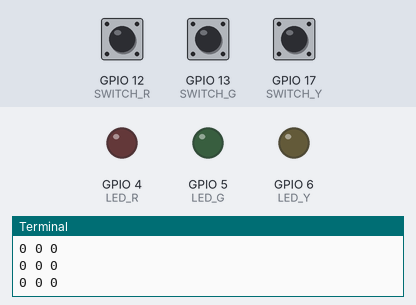
Recording of a program running on a simulated Raspberry Pi (BCM pin numbers). Shown: output pins drawn as LEDs (lit = HIGH), the last lines printed to the terminal. The test bench sets the inputs (shaded band); at power-on: GPIO 12 (SWITCH_R) LOW, GPIO 13 (SWITCH_G) LOW, GPIO 17 (SWITCH_Y) LOW.

Above: at 1.2 s.
1.3 s: GPIO 12 (SWITCH_R) pulled HIGH for 0.15 s
At 1.4 s:
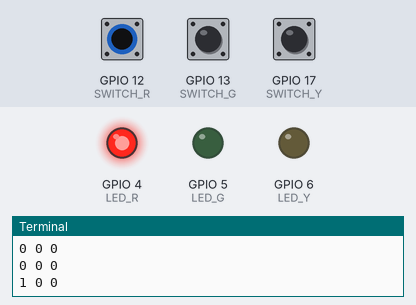
3.0 s: GPIO 13 (SWITCH_G) pulled HIGH for 0.15 s
At 3.1 s:
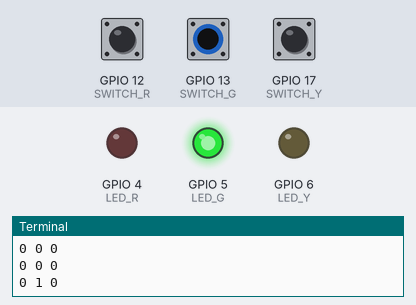
4.7 s: GPIO 17 (SWITCH_Y) pulled HIGH for 0.15 s
At 4.8 s:
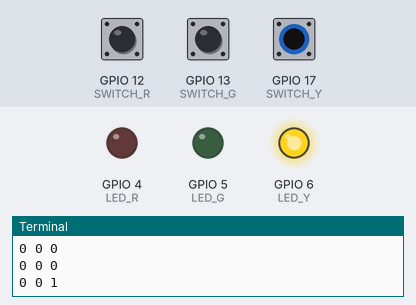
6.4 s: GPIO 17 (SWITCH_Y) pulled HIGH for 3.2 s
At 10.6 s:
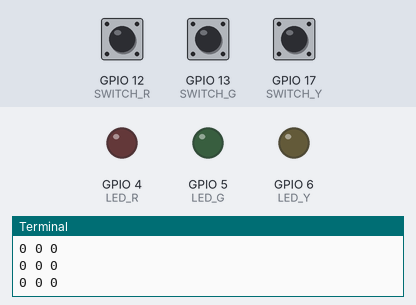
11.1 s: GPIO 12 (SWITCH_R) pulled HIGH for 3.2 s
At 11.8 s:
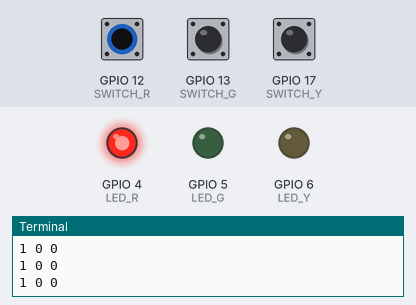
15.8 s: GPIO 12 (SWITCH_R) driven HIGH and GPIO 13 (SWITCH_G) driven HIGH
At 16.8 s:
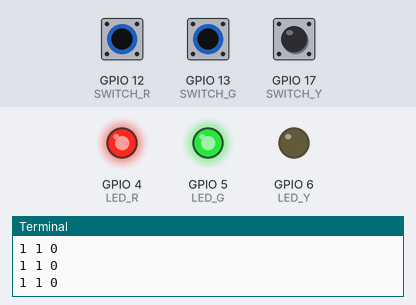
Timing chart, 0 to 18.3 s (numbered marks = the images above; inputs shaded):
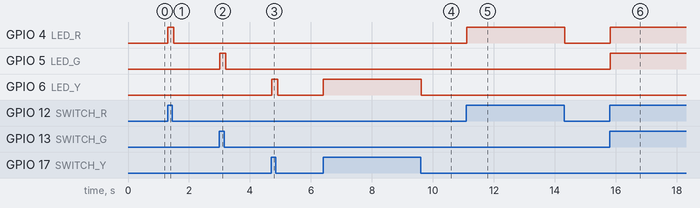

Measured:
- after the input at 1.3 s, GPIO 4 (LED_R): LOW → HIGH at once, → LOW 0.20 s later
- after the input at 3.0 s, GPIO 5 (LED_G): LOW → HIGH at once, → LOW 0.20 s later
- after the input at 4.7 s, GPIO 6 (LED_Y): LOW → HIGH at once, → LOW 0.20 s later
- after the input at 6.4 s, GPIO 6 (LED_Y): LOW → HIGH at once, → LOW 3.2 s later
- after the input at 11.1 s, GPIO 4 (LED_R): LOW → HIGH at once, → LOW 3.2 s later
- after the input at 15.8 s, GPIO 4 (LED_R), GPIO 5 (LED_G): LOW → HIGH at once

The program:

switch_led_three.py
```python
import RPi.GPIO as GPIO
import time

LED_R = 4
LED_G = 5
LED_Y = 6
SWITCH_R = 12
SWITCH_G = 13
SWITCH_Y = 17

GPIO.setmode(GPIO.BCM)
GPIO.setup(LED_R, GPIO.OUT)
GPIO.setup(LED_G, GPIO.OUT)
GPIO.setup(LED_Y, GPIO.OUT)
GPIO.setup(SWITCH_R, GPIO.IN, pull_up_down = GPIO.PUD_DOWN)
GPIO.setup(SWITCH_G, GPIO.IN, pull_up_down = GPIO.PUD_DOWN)
GPIO.setup(SWITCH_Y, GPIO.IN, pull_up_down = GPIO.PUD_DOWN)

try:
    while True:
        valr = GPIO.input(SWITCH_R)
        valg = GPIO.input(SWITCH_G)
        valy = GPIO.input(SWITCH_Y)
        print(valr, valg, valy)
        GPIO.output(LED_R, valr)
        GPIO.output(LED_G, valg)
        GPIO.output(LED_Y, valy)

        time.sleep(0.1)

finally:
    GPIO.setup(LED_R, GPIO.IN)
    GPIO.setup(LED_G, GPIO.IN)
    GPIO.setup(LED_Y, GPIO.IN)
    GPIO.cleanup()
    print('cleanup and exit')
```
